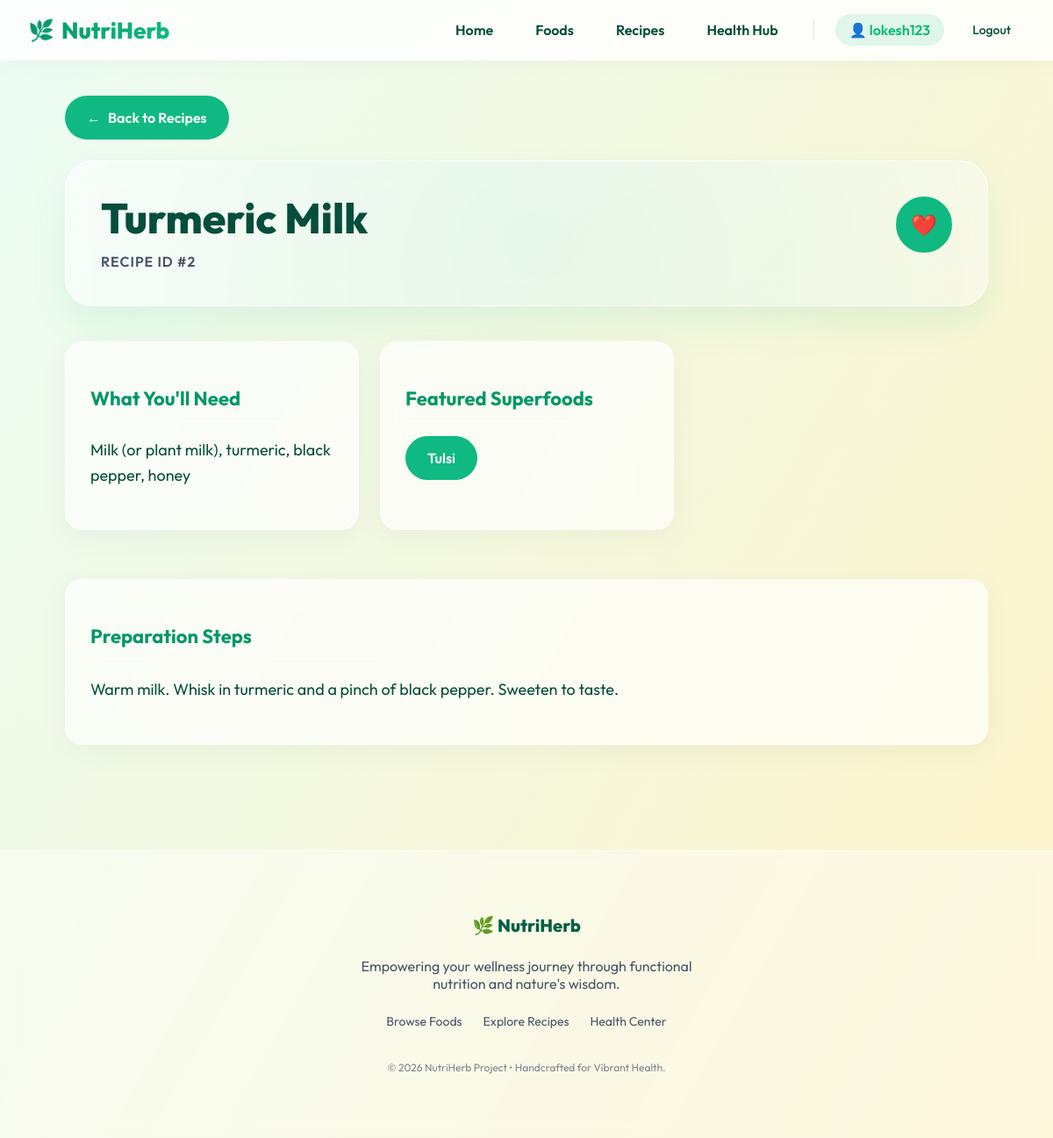
The app's page /recipes/2/ (signed in) with its own data.
### nutrition/models.py (models this page shows, shortened)
class Recipe(models.Model):
    title = models.CharField(max_length=255)
    ingredients = models.TextField(blank=True)
    steps = models.TextField(blank=True)
    herbs_or_foods = models.ManyToManyField(
        'HerbOrFood',
        related_name='recipes',
        blank=True
    )

class HerbOrFood(models.Model):
    name = models.CharField(max_length=255)
    category = models.CharField(max_length=255)
    nutrients = models.TextField(blank=True)
    benefits = models.TextField(blank=True)
    class Meta:
        verbose_name_plural = "Herbs & Foods"

### nutrition/views.py (the view)
# urls.py: path('recipes/<int:recipe_id>/', recipe_detail_view, name='recipe-detail'),
def recipe_detail_view(request, recipe_id):
    recipe = get_object_or_404(Recipe, pk=recipe_id)
    related_foods = recipe.herbs_or_foods.all()
    context = {
        'recipe': recipe,
        'related_foods': related_foods,
        'is_favorited': False
    }
    if request.user.is_authenticated:
        context['is_favorited'] = Favorite.objects.filter(
            user=request.user,
            recipe=recipe
        ).exists()
    return render(request, 'recipe_detail.html', context)

### templates/recipe_detail.html (shortened to what this page needs)
{% extends 'base.html' %}
{% block content %}
  <a href="/recipes/" class="btn" style="margin-bottom:24px; display:inline-flex; align-items:center; gap:8px;"><span>←</span> Back to Recipes</a>
  <div class="hero-banner animate" style="padding: 40px; text-align: left; grid-template-columns: 1fr;">
    <div style="display:flex; justify-content:space-between; align-items:flex-start;">
      <div>
        <h1 style="font-size: 48px; color:#064e3b; margin:0 0 16px 0; font-weight:800; line-height:1;">{{ recipe.title }}</h1>
        <p class="muted" style="margin-bottom:0; font-weight:600; text-transform:uppercase; letter-spacing:1px;">Recipe ID #{{ recipe.id }}</p>
      </div>
      {% if user.is_authenticated %}
        <button id="fav-btn" data-id="{{ recipe.id }}" class="btn {% if is_favorited %}active{% endif %}" style="border-radius:50%; width:64px; height:64px; display:flex; align-items:center; justify-content:center; padding:0; font-size:24px; background: {% if is_favorited %}var(--accent){% else %}white{% endif %}; color: {% if is_favorited %}white{% else %}var(--accent){% endif %}; border: 2px solid var(--accent);">
          {% if is_favorited %}❤️{% else %}🤍{% endif %}
        </button>
      {% endif %}
    </div>
  </div>
  <div class="grid" style="margin-top:24px;">
    <section class="card animate" style="animation-delay: 0.1s;">
      <h3 style="color:#059669; border-bottom:1px solid var(--card-border); padding-bottom:12px; margin-bottom:16px;">What You'll Need</h3>
      <p style="font-size:18px; line-height:1.6; color:var(--fg);">{{ recipe.ingredients }}</p>
    </section>
    <section class="card animate" style="animation-delay: 0.2s;">
      <h3 style="color:#059669; border-bottom:1px solid var(--card-border); padding-bottom:12px; margin-bottom:16px;">Featured Superfoods</h3>
      <div class="chips" style="margin-top:16px;">
        {% for food in related_foods %}
          <span class="chip active">{{ food.name }}</span>
        {% empty %}
          <p class="muted">No explicit superfoods listed.</p>
        {% endfor %}
      </div>
    </section>
    <section class="card span-2 animate" style="animation-delay: 0.3s; grid-column: 1 / -1;">
      <h3 style="color:#059669; border-bottom:1px solid var(--card-border); padding-bottom:12px; margin-bottom:16px;">Preparation Steps</h3>
      <p style="white-space:pre-wrap; font-size:18px; line-height:1.8; color:var(--fg);">{{ recipe.steps }}</p>
    </section>
  </div>
{% endblock %}

### templates/base.html (shortened to what this page needs)
<!DOCTYPE html>
<html lang="en">
<head>
  <link rel="stylesheet" href="/static/css/styles.css">
</head>
<body>
  <header>
    <a href="/" style="text-decoration: none; color: inherit;">
      <h1>NutriHerb</h1>
    </a>
    <nav>
      <a href="/">Home</a>
      <a href="/foods/">Foods</a>
      <a href="/recipes/">Recipes</a>
      <a href="/health/">Health Hub</a>
      {% if user.is_authenticated %}
        <a href="/profile/" style="background: rgba(16,185,129,0.12); color: var(--accent); white-space: nowrap;">👤 {{ user.username }}</a>
        <a href="/logout/" style="font-weight: 500; font-size: 14px;">Logout</a>
      {% else %}
        <a href="/login/">Login</a>
        <a href="/signup/" class="btn" style="padding: 10px 24px; font-size: 14px; letter-spacing: 0.5px;">Join NutriHerb</a>
      {% endif %}
    </nav>
  </header>
  <main>
    {% block content %}{% endblock %}
  </main>
  <footer>
    <div class="container" style="padding: 40px 24px;">
      <div style="font-weight: 800; font-size: 20px; color: #065f46; margin-bottom: 24px;">🌿 NutriHerb</div>
      <p class="muted" style="max-width: 400px; margin: 0 auto 24px auto;">Empowering your wellness journey through functional nutrition and nature's wisdom.</p>
      <div style="display: flex; justify-content: center; gap: 24px; margin-bottom: 32px;">
        <a href="/foods/" class="muted" style="text-decoration: none; font-size: 14px;">Browse Foods</a>
        <a href="/recipes/" class="muted" style="text-decoration: none; font-size: 14px;">Explore Recipes</a>
        <a href="/health/" class="muted" style="text-decoration: none; font-size: 14px;">Health Center</a>
      </div>
      <small class="muted" style="font-size: 12px; opacity: 0.7;">© 2026 NutriHerb Project • Handcrafted for Vibrant Health.</small>
    </div>
  </footer>
</body>
</html>

### static/css/styles.css (style rules this page uses)
:root { --bg-color1: #ecfdf5; --bg-color2: #fef3c7; --bg-color3: #e0f2fe; --fg: #064e3b; --muted: #475569; --accent: #10b981; --accent-hover: #059669; --accent-glow: rgba(16, 185, 129, 0.4); --card-bg: rgba(255, 255, 255, 0.65); --card-border: rgba(255, 255, 255, 0.6); --glass-shadow: 0 8px 32px 0 rgba(6, 78, 59, 0.05); --glass-shadow-hover: 0 16px 40px 0 rgba(6, 78, 59, 0.12); --header-bg: rgba(255, 255, 255, 0.8); }
* { box-sizing: border-box; }
html, body { margin: 0; padding: 0; background: linear-gradient(120deg, var(--bg-color1) 0%, var(--bg-color2) 50%, var(--bg-color3) 100%); background-size: 200% 200%; animation: gradientFlow 15s ease infinite; color: var(--fg); font-family: 'Outfit', system-ui, -apple-system, sans-serif; min-height: 100vh; }
header { position: sticky; top: 0; z-index: 50; backdrop-filter: blur(20px); -webkit-backdrop-filter: blur(20px); background: var(--header-bg); border-bottom: 1px solid var(--card-border); display: flex; align-items: center; justify-content: space-between; padding: 16px 32px; box-shadow: 0 4px 30px rgba(0, 0, 0, 0.03); }
header h1 { font-size: 26px; margin: 0; font-weight: 800; background: linear-gradient(to right, #059669, #10b981); -webkit-background-clip: text; -webkit-text-fill-color: transparent; display: flex; align-items: center; gap: 8px; }
header h1::before { content: '🌿'; font-size: 24px; }
nav { display: flex; align-items: center; gap: 16px; flex-wrap: wrap; }
nav a { color: var(--fg); text-decoration: none; padding: 8px 16px; border-radius: 99px; font-weight: 600; transition: all 0.3s cubic-bezier(0.4, 0, 0.2, 1); }
main { padding: 40px 24px; max-width: 1100px; margin: 0 auto; }
.card { border: 1px solid var(--card-border); border-radius: 20px; padding: 28px; margin: 16px 0; background: var(--card-bg); backdrop-filter: blur(16px); -webkit-backdrop-filter: blur(16px); box-shadow: var(--glass-shadow); transition: all 0.4s cubic-bezier(0.25, 0.8, 0.25, 1); overflow: hidden; }
h3 { font-size: 22px; font-weight: 700; margin-bottom: 12px; }
.muted { color: var(--muted); }
.hero-banner { border: 1px solid #ffffff; background: linear-gradient(135deg, rgba(255,255,255,0.7) 0%, rgba(255,255,255,0.4) 100%); backdrop-filter: blur(24px); border-radius: 32px; padding: 56px 40px; display: grid; gap: 40px; align-items: center; position: relative; overflow: hidden; box-shadow: 0 20px 40px rgba(16, 185, 129, 0.1); }
@media (min-width: 800px) { .hero-banner { grid-template-columns: 1fr 1fr; text-align: left; } }
.hero-banner::after { content: ''; position: absolute; top: -50%; left: -50%; width: 200%; height: 200%; background: radial-gradient(circle, rgba(16,185,129,0.08) 0%, transparent 60%); z-index: -1; animation: rotateBg 25s linear infinite; }
.grid { display: grid; grid-template-columns: repeat(1, minmax(0, 1fr)); gap: 24px; }
@media (min-width: 640px) { .grid { grid-template-columns: repeat(2, minmax(0, 1fr)); } }
@media (min-width: 1024px) { .grid { grid-template-columns: repeat(3, minmax(0, 1fr)); } }
@media (min-width: 800px) { .span-2 { grid-column: span 2; } }
button, .btn, .chip { appearance: none; border: 1px solid transparent; background: var(--accent); color: #fff; padding: 14px 24px; border-radius: 99px; font-weight: 600; font-family: 'Outfit'; font-size: 16px; cursor: pointer; transition: all 0.3s cubic-bezier(0.34, 1.56, 0.64, 1); display: inline-block; text-decoration: none; }
.chip { background: rgba(255,255,255,0.8); color: var(--fg); border: 1px solid var(--card-border); }
.chip.active { background: var(--accent); color: #fff; border-color: var(--accent); }
.chips { display: flex; flex-wrap: wrap; gap: 12px; margin-bottom: 24px; }
footer { margin-top: 64px; border-top: 1px solid var(--card-border); padding: 32px; color: var(--muted); text-align: center; background: rgba(255,255,255,0.4); backdrop-filter: blur(10px); }
.animate { animation: fadeUp 0.8s cubic-bezier(0.16, 1, 0.3, 1) both; }
.animate:nth-child(2) { animation-delay: 0.15s; }
.animate:nth-child(3) { animation-delay: 0.3s; }

### records on screen
Recipe: title "Turmeric Milk", id "2", ingredients "Milk (or plant milk), turmeric, black pepper, honey", steps "Warm milk. Whisk in turmeric and a pinch of black pepper. Sweeten to taste."
HerbOrFood: name "Tulsi"

### other values on screen
{{ user.username }} "lokesh123"
